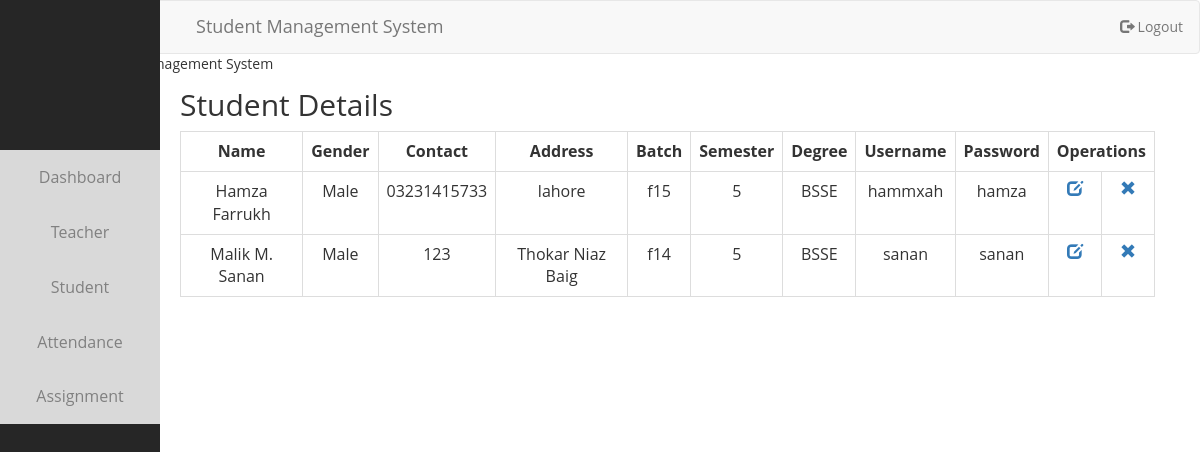
The page /as1.php (signed in) on the database its author committed.
### tables this page shows
CREATE TABLE `student` (
  `sid` int(11) NOT NULL,
  `name` varchar(45) NOT NULL,
  `gender` varchar(20) DEFAULT NULL,
  `contact` varchar(12) DEFAULT NULL,
  `address` varchar(45) DEFAULT NULL,
  `batch` varchar(3) DEFAULT NULL,
  `semester` int(2) DEFAULT NULL,
  `degree` varchar(20) DEFAULT NULL,
  `username` varchar(255) DEFAULT NULL,
  `password` varchar(255) DEFAULT NULL
);

### as1.php (the view, shortened to what this page needs)
<?php
include("dbconfig.php");
include("header.php");
?>
<!DOCTYPE html>
<html>
<head>
</head>
<body style="background-color: white;">
	<nav class="navbar navbar-default" style="margin-bottom: 0px;width: 100%" id="top">
	  <div class="container-fluid">
	  	<div class="navbar-header" style="margin-left: 180px;">
	      <a class="navbar-brand" href="#">Student Management System</a>
	    </div>
	    <ul class="nav navbar-nav navbar-right list-unstyled">
	    	<li>
	    		<a href="logout.php" class="btn btn-md"><span class="glyphicon glyphicon-log-out"></span> Logout</a>
	    	</li>
	    </ul>
	  </div>
	</nav>
	<marquee style="margin-bottom:-6px;" bgcolor="#f8f8f8" scrollamount="9" height="30"> Welcome to Student Management System</marquee>
<div class="sidenav">
	<div class="dropdown">
	  <button class="dropbtn">Dashboard</button>
	</div>
	<div class="dropdown">
	  <button class="dropbtn">Teacher</button>
	</div>
	<div class="dropdown">
	  <button class="dropbtn">Student</button>
	</div>
	<div class="dropdown">
	  <button class="dropbtn">Attendance</button>
	</div>
	<div class="dropdown">
	  <button class="dropbtn">Assignment</button>
	</div>
</div>
	<div id="main" style="margin-left: 180px;">
		<h2>Student Details</h2>
		<div class="table-responsive text-center" style="padding-right: 45px;">
			<table class="table table-hover table-bordered text-center">
			    <th class="text-center">Name</th>
			    <th class="text-center">Gender</th>
			    <th class="text-center">Contact</th>
			    <th class="text-center">Address</th>
			    <th class="text-center">Batch</th>
			    <th class="text-center">Semester</th>
			    <th class="text-center">Degree</th>
			    <th class="text-center">Username</th>
			    <th class="text-center">Password</th>
			    <th class="text-center" colspan="2">Operations</th>
			    <?php
				$sql_query="SELECT * FROM student";
				$result_set=mysqli_query($con, $sql_query);
				if(mysqli_num_rows($result_set)>0)
				{
			        while($row=mysqli_fetch_row($result_set))
					{
					?>
			            <tr>
			            <td><?php echo $row[1]; ?></td>
			            <td><?php echo $row[2]; ?></td>
			            <td><?php echo $row[3]; ?></td>
			            <td><?php echo $row[4]; ?></td>
			            <td><?php echo $row[5]; ?></td>
			            <td><?php echo $row[6]; ?></td>
			            <td><?php echo $row[7]; ?></td>
			            <td><?php echo $row[8]; ?></td>
			            <td><?php echo $row[9]; ?></td>
			            <td align="center"><a href="javascript:edt_id('<?php echo $row[0]; ?>')"><i class="glyphicon glyphicon-edit"></i></a></td>
			            <td align="center"><a href="javascript:delete_id('<?php echo $row[0]; ?>')"><i class="glyphicon glyphicon-remove"></i></a></td>
			            </tr>
			        <?php
					}
				}
				else
				{
					?>
			        <tr>
			        <td colspan="8">No Data Found !</td>
			        </tr>
			        <?php
				}
				?>
		    </table>
		</div>
	</div>
</body>
</html>

### style.css (style rules this page uses)
body { margin: 0px; font-family: "Open Sans", Helvetica, Arial, sans-serif; background-repeat: no-repeat; background-size: 100% 1080px; -webkit-background-size: cover; -moz-background-size: cover; background-size: cover; -o-background-size: cover; }
.dropbtn { width: 160px; background-color: #d9d9d9; color: gray; padding: 16px; font-size: 16px; border: none; cursor: pointer; }
.dropdown { position: relative; display: inline-block; }
.sidenav { height: 100%; width: 160px; position: fixed; z-index: 1; top: 0; left: 0; bottom: 0; background-color: #262626; overflow-x: hidden; padding-top: 150px; }

### rows shown on the page
student: name "Hamza Farrukh", gender "Male", contact "03231415733", address "lahore", batch "f15", semester "5", degree "BSSE", username "hammxah", password "hamza"
student: name "Malik M. Sanan", gender "Male", contact "123", address "Thokar Niaz Baig", batch "f14", semester "5", degree "BSSE", username "sanan", password "sanan"
